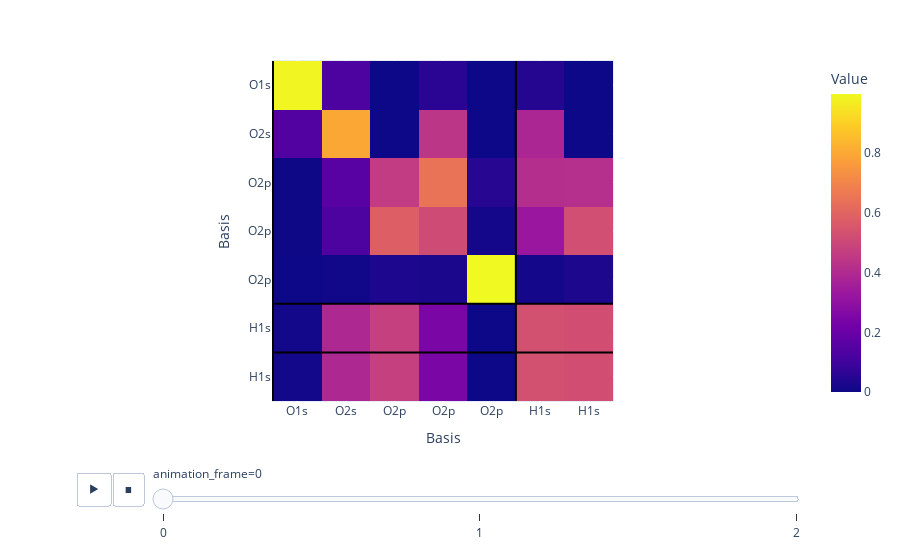

Notebook cell for this chart:
### Markdown cell above
### Change coefficient matrix to orthonormal basis

- For each structure and spin, $\sigma$ find the eigenvalues and eigenvectors of the overlap matrix as $\mathbf{S}\Lambda = \lambda \Lambda$
- Create an orthogonalization matrix, $\mathbf{S}^{-1/2} = \lambda \Lambda^{-1/2} \lambda$
- Orthogonalize the Fock matrix as $\mathbf{S}^{-1/2, T} F \mathbf{S}^{-1/2}$
- Find the eigenvalues and eigenvectors of the orgonalized Hamiltonian. These eigenvectors are the coefficient matrix in the orthonormal basis. Hence, the sum of the square of these elements for each row and column is 1.

### Code cell
specific_coeff = coefficients[0, 0, ...]
specific_overlap = overlap_matrices[0, 0, ...]
specific_hamiltonian = hamiltonians[0, 0, ...]
specific_eigenvalues = eigenvalues[0, 0, ...]
print("Original eigenvalues: ", specific_eigenvalues)


eigenval_overlap, eigenvec_overlap = np.linalg.eigh(specific_overlap) 
orthogonalisation_matrix = np.dot(eigenvec_overlap, np.dot(np.diag(1 / np.sqrt(eigenval_overlap)), eigenvec_overlap.T))

orthogonalised_hamiltonian = np.dot(orthogonalisation_matrix.T, np.dot(specific_hamiltonian, orthogonalisation_matrix))
eigenval_hamiltonian, eigenvec_hamiltonian = np.linalg.eigh(orthogonalised_hamiltonian)
sum_of_squares = np.sum(eigenvec_hamiltonian ** 2, axis=-1)
print("Sum of squares of the eigenvectors: ", sum_of_squares)
print("Eigenvalues of orthogonlised hamiltonian: ", eigenval_hamiltonian)

# Convert back to the original basis
orig_eigenvec = np.dot(orthogonalisation_matrix, eigenvec_hamiltonian)
print("Sum of squares of the original eigenvectors: ", np.sum(orig_eigenvec ** 2, axis=-1))
print("Sum of squares of the original eigenvectors: ", np.sum(specific_coeff ** 2, axis=-1))

eigenvec_hamiltonian = np.abs(eigenvec_hamiltonian)
orig_eigenvec = np.abs(orig_eigenvec)
specific_coeff = np.abs(specific_coeff)

to_plot_eigenvec = [ eigenvec_hamiltonian, orig_eigenvec, specific_coeff]
to_plot_eigenvec = np.array(to_plot_eigenvec)
fig = px.imshow(
    to_plot_eigenvec, animation_frame=0, labels=dict(x="Basis", y="Basis", color="Value"),
    # range_color=[0, 2]
)
add_bounds_to_figure(fig)
fig.show()

### Figure 1 — Plotly figure (JSON) as saved in the notebook; plotly's stock layout.template omitted (floating-point values rounded to 4 significant figures)
{"data": [{"coloraxis": "coloraxis", "hovertemplate": "Basis: %{x}<br>Basis: %{y}<br>Value: %{z}<extra></extra>", "name": "0", "type": "heatmap", "xaxis": "x", "yaxis": "y", "z": [[0.9895, 0.1257, 2.282e-07, 0.05595, 1.175e-07, 0.04412, 1.711e-07], [0.1434, 0.7985, 1.516e-06, 0.4406, 1.046e-06, 0.3843, 1.538e-06], [0.001898, 0.1582, 0.4601, 0.6466, 0.04986, 0.4118, 0.4161], [0.001507, 0.1257, 0.5808, 0.5135, 0.01462, 0.3271, 0.5253], [7.268e-05, 0.006059, 0.03147, 0.02476, 0.9986, 0.01577, 0.02846], [0.0119, 0.391, 0.4743, 0.2454, 1.626e-06, 0.5355, 0.5244], [0.0119, 0.391, 0.4743, 0.2454, 1.298e-07, 0.5355, 0.5244]]}], "layout": {"coloraxis": {"colorbar": {"title": {"text": "Value"}}, "colorscale": [[0, "#0d0887"], [0.1111, "#46039f"], [0.2222, "#7201a8"], [0.3333, "#9c179e"], [0.4444, "#bd3786"], [0.5556, "#d8576b"], [0.6667, "#ed7953"], [0.7778, "#fb9f3a"], [0.8889, "#fdca26"], [1, "#f0f921"]]}, "margin": {"t": 60}, "shapes": [{"line": {"color": "black", "width": 2}, "type": "line", "x0": -0.5, "x1": 6.5, "y0": 4.5, "y1": 4.5}, {"line": {"color": "black", "width": 2}, "type": "line", "x0": -0.5, "x1": 6.5, "y0": 5.5, "y1": 5.5}, {"line": {"color": "black", "width": 2}, "type": "line", "x0": -0.5, "x1": -0.5, "y0": -0.5, "y1": 6.5}, {"line": {"color": "black", "width": 2}, "type": "line", "x0": 4.5, "x1": 4.5, "y0": -0.5, "y1": 6.5}], "sliders": [{"active": 0, "currentvalue": {"prefix": "animation_frame="}, "len": 0.9, "pad": {"b": 10, "t": 60}, "steps": [{"args": [["0"], {"frame": {"duration": 0, "redraw": true}, "fromcurrent": true, "mode": "immediate", "transition": {"duration": 0, "easing": "linear"}}], "label": "0", "method": "animate"}, {"args": [["1"], {"frame": {"duration": 0, "redraw": true}, "fromcurrent": true, "mode": "immediate", "transition": {"duration": 0, "easing": "linear"}}], "label": "1", "method": "animate"}, {"args": [["2"], {"frame": {"duration": 0, "redraw": true}, "fromcurrent": true, "mode": "immediate", "transition": {"duration": 0, "easing": "linear"}}], "label": "2", "method": "animate"}], "x": 0.1, "xanchor": "left", "y": 0, "yanchor": "top"}], "updatemenus": [{"buttons": [{"args": [null, {"frame": {"duration": 500, "redraw": true}, "fromcurrent": true, "mode": "immediate", "transition": {"duration": 500, "easing": "linear"}}], "label": "&#9654;", "method": "animate"}, {"args": [[null], {"frame": {"duration": 0, "redraw": true}, "fromcurrent": true, "mode": "immediate", "transition": {"duration": 0, "easing": "linear"}}], "label": "&#9724;", "method": "animate"}], "direction": "left", "pad": {"r": 10, "t": 70}, "showactive": false, "type": "buttons", "x": 0.1, "xanchor": "right", "y": 0, "yanchor": "top"}], "xaxis": {"anchor": "y", "constrain": "domain", "domain": [0, 1], "scaleanchor": "y", "ticktext": ["O1s", "O2s", "O2p", "O2p", "O2p", "H1s", "H1s"], "tickvals": [0, 1, 2, 3, 4, 5, 6, 7, 8, 9, 10], "title": {"text": "Basis"}}, "yaxis": {"anchor": "x", "autorange": "reversed", "constrain": "domain", "domain": [0, 1], "ticktext": ["O1s", "O2s", "O2p", "O2p", "O2p", "H1s", "H1s"], "tickvals": [0, 1, 2, 3, 4, 5, 6, 7, 8, 9, 10], "title": {"text": "Basis"}}}}
